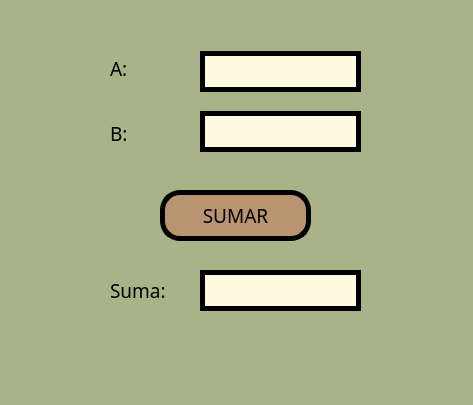
<?xml version="1.0" encoding="UTF-8"?>
<ui version="4.0">
 <class>MainWindow</class>
 <widget class="QMainWindow" name="MainWindow">
  <property name="geometry">
   <rect>
    <x>0</x>
    <y>0</y>
    <width>473</width>
    <height>405</height>
   </rect>
  </property>
  <property name="windowTitle">
   <string>MainWindow</string>
  </property>
  <property name="styleSheet">
   <string notr="true">background-color: rgb(169, 179, 136);</string>
  </property>
  <widget class="QWidget" name="centralwidget">
   <widget class="QLabel" name="lbl_b">
    <property name="geometry">
     <rect>
      <x>110</x>
      <y>125</y>
      <width>55</width>
      <height>16</height>
     </rect>
    </property>
    <property name="font">
     <font>
      <family>Impact</family>
      <pointsize>14</pointsize>
     </font>
    </property>
    <property name="text">
     <string>B:</string>
    </property>
   </widget>
   <widget class="QPushButton" name="btn_sumar">
    <property name="geometry">
     <rect>
      <x>160</x>
      <y>190</y>
      <width>151</width>
      <height>51</height>
     </rect>
    </property>
    <property name="font">
     <font>
      <family>Impact</family>
      <pointsize>14</pointsize>
     </font>
    </property>
    <property name="styleSheet">
     <string notr="true">background-color: rgb(185, 148, 112);
border: 5px solid black;
border-radius: 20px;
color: rgb(0, 0, 0);</string>
    </property>
    <property name="text">
     <string>SUMAR</string>
    </property>
   </widget>
   <widget class="QLineEdit" name="txt_a">
    <property name="geometry">
     <rect>
      <x>200</x>
      <y>51</y>
      <width>161</width>
      <height>41</height>
     </rect>
    </property>
    <property name="font">
     <font>
      <family>Impact</family>
      <pointsize>12</pointsize>
      <weight>50</weight>
      <bold>false</bold>
     </font>
    </property>
    <property name="styleSheet">
     <string notr="true">background-color: rgb(254, 250, 224);
border: 5px solid black;</string>
    </property>
    <property name="text">
     <string/>
    </property>
   </widget>
   <widget class="QLineEdit" name="txt_b">
    <property name="geometry">
     <rect>
      <x>200</x>
      <y>111</y>
      <width>161</width>
      <height>41</height>
     </rect>
    </property>
    <property name="font">
     <font>
      <family>Impact</family>
      <pointsize>12</pointsize>
      <weight>50</weight>
      <bold>false</bold>
     </font>
    </property>
    <property name="styleSheet">
     <string notr="true">background-color: rgb(254, 250, 224);
border: 5px solid black;
</string>
    </property>
   </widget>
   <widget class="QLabel" name="lbl_a">
    <property name="geometry">
     <rect>
      <x>110</x>
      <y>60</y>
      <width>55</width>
      <height>16</height>
     </rect>
    </property>
    <property name="font">
     <font>
      <family>Impact</family>
      <pointsize>14</pointsize>
     </font>
    </property>
    <property name="styleSheet">
     <string notr="true"/>
    </property>
    <property name="text">
     <string>A:</string>
    </property>
   </widget>
   <widget class="QLineEdit" name="txt_suma">
    <property name="geometry">
     <rect>
      <x>200</x>
      <y>270</y>
      <width>161</width>
      <height>41</height>
     </rect>
    </property>
    <property name="font">
     <font>
      <family>Impact</family>
      <pointsize>12</pointsize>
      <weight>50</weight>
      <bold>false</bold>
     </font>
    </property>
    <property name="styleSheet">
     <string notr="true">background-color: rgb(254, 250, 224);
border: 5px solid black;
</string>
    </property>
   </widget>
   <widget class="QLabel" name="lbl_suma">
    <property name="geometry">
     <rect>
      <x>110</x>
      <y>280</y>
      <width>71</width>
      <height>20</height>
     </rect>
    </property>
    <property name="font">
     <font>
      <family>Impact</family>
      <pointsize>14</pointsize>
     </font>
    </property>
    <property name="text">
     <string>Suma:</string>
    </property>
   </widget>
  </widget>
  <widget class="QMenuBar" name="menubar">
   <property name="geometry">
    <rect>
     <x>0</x>
     <y>0</y>
     <width>473</width>
     <height>26</height>
    </rect>
   </property>
  </widget>
  <widget class="QStatusBar" name="statusbar"/>
 </widget>
 <resources/>
 <connections/>
</ui>
